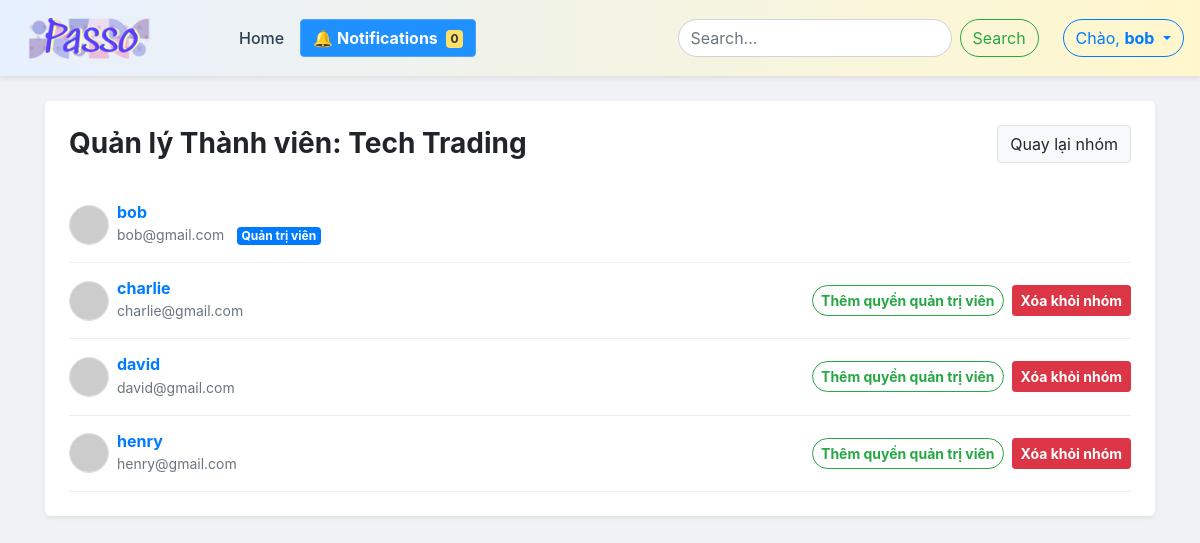
Page /index.php?controller=group&action=manageMembers&id=3 (signed in) on the committed database.
### tables this page shows
CREATE TABLE `groups` (
  `GroupID` int(11) NOT NULL,
  `CategoryID` int(11) DEFAULT NULL,
  `GroupName` varchar(255) NOT NULL,
  `Description` varchar(150) NOT NULL,
  `Privacy` ENUM('public','private') NOT NULL,
  `CreatedAt` DATETIME DEFAULT CURRENT_TIMESTAMP
);

CREATE TABLE `group_member` (
  `UserID` int(11) NOT NULL,
  `GroupID` int(11) NOT NULL,
  `Role` ENUM('admin', 'member') NOT NULL DEFAULT 'member'
);

CREATE TABLE `users` (
  `UserID` int(11) NOT NULL,
  `Username` varchar(100) NOT NULL,
  `Email` varchar(150) NOT NULL
);

### MVC/Controller/GroupController.php (called while the page is built, shortened)
<?php
include_once "MVC/Model/GroupModel.php";
class GroupController {
    private $groupModel;
    public function __construct() {
        $this->groupModel = new GroupModel();
    }
    public function manageMembers() {
        $this->viewMembers();
    }
    public function viewMembers() {
        $groupId = $_GET['id'] ?? 0;
        $userId = $_SESSION['user_id'] ?? 0;
        $group = $this->groupModel->getById($groupId);
        $members = $this->groupModel->getGroupMembers($groupId);
        include_once "MVC/View/Group/members.php";
    }
}
?>

### MVC/Model/AppModel.php (called while the page is built, shortened)
<?php
abstract class AppModel {
    protected $link = null;
    public function taoKetNoi() {
        $this->link = mysqli_connect(DB_HOST, DB_USER, DB_PASSWORD, DB_NAME, DB_PORT);
        mysqli_set_charset($this->link, "utf8");
    }
    protected function query($sql) {
        $result = mysqli_query($this->link, $sql);
        return $result;
    }
}
?>

### MVC/Model/GroupModel.php (called while the page is built, shortened)
<?php
include_once "MVC/Model/AppModel.php";
class GroupModel extends AppModel {
    public function getById($id) {
        $id = (int)$id;
        $sql = "SELECT * FROM groups WHERE GroupID = $id";
        $result = $this->query($sql);
        if ($result && $row = mysqli_fetch_assoc($result)) {
            return $row;
        }
        return null;
    }
    public function getGroupMembers($groupId) {
        $groupId = (int)$groupId;
        $sql = "SELECT gm.*, u.Username, u.Email, u.AvatarFP, u.Bio
                FROM group_member gm
                JOIN users u ON gm.UserID = u.UserID
                WHERE gm.GroupID = $groupId AND gm.Status = 'approved'
                ORDER BY gm.Role ASC, u.Username ASC";
        $result = $this->query($sql);
        $list = [];
        if ($result) { while ($row = mysqli_fetch_assoc($result)) { $list[] = $row; } }
        return $list;
    }
}
?>

### MVC/View/Group/members.php (the view, shortened to what this page needs)
<!DOCTYPE html>
<html>
<head>
    <link rel="stylesheet" href="https://cdn.jsdelivr.net/npm/bootstrap@4.6.2/dist/css/bootstrap.min.css">
    <link rel="stylesheet" type="text/css" href="MVC/View/css/home.css">
</head>
<body>
    <?php include 'MVC/View/navbar.php'; ?>
    <div class="container mt-4">
        <div class="card border-0 shadow-sm rounded-lg p-4">
            <div class="d-flex justify-content-between align-items-center mb-4">
                <h3 class="font-weight-bold m-0">Quản lý Thành viên: <?= htmlspecialchars($group['GroupName']) ?></h3>
                <a href="index.php?controller=group&action=detail&id=<?= $group['GroupID'] ?>" class="btn btn-light border">Quay lại nhóm</a>
            </div>
            <?php foreach ($members as $mem): ?>
                <div class="d-flex justify-content-between align-items-center py-3 member-row">
                    <div class="d-flex align-items-center">
                        <?php $myAvatar = $_SESSION['avatar'] ?? 'https://via.placeholder.com/40'; ?>
                            <img src="<?= htmlspecialchars($myAvatar) ?>" class="rounded-circle mr-2" style="width: 40px; height: 40px; object-fit: cover; border: 1px solid #ddd;">
                        <div>
                            <h6 class="font-weight-bold m-0 text-primary"><?= htmlspecialchars($mem['Username']) ?></h6>
                            <small class="text-muted"><?= htmlspecialchars($mem['Email']) ?></small>
                            <?php if ($mem['Role'] === 'admin'): ?>
                                <span class="badge badge-primary ml-2">Quản trị viên</span>
                            <?php endif; ?>
                        </div>
                    </div>
                    <?php if ($mem['UserID'] != $userId): ?>
                        <form action="index.php?controller=group&action=processMember" method="POST" class="m-0 d-flex">
                            <?php if ($mem['Role'] === 'member'): ?>
                                <button type="submit" name="action_type" value="promote" class="btn btn-sm btn-outline-success mr-2 font-weight-bold">Thêm quyền quản trị viên</button>
                            <?php else: ?>
                                <button type="submit" name="action_type" value="demote" class="btn btn-sm btn-outline-warning mr-2 font-weight-bold" onclick="return confirm('Hủy quyền quản trị viên của người này?');">Hủy quyền quản trị viên</button>
                            <?php endif; ?>
                            <button type="submit" name="action_type" value="kick" class="btn btn-sm btn-danger font-weight-bold" onclick="return confirm('Xóa người này khỏi nhóm?');">Xóa khỏi nhóm</button>
                        </form>
                    <?php endif; ?>
                </div>
            <?php endforeach; ?>
        </div>
    </div>
</body>
</html>

### MVC/View/css/home.css (style rules this page uses)
.btn-outline-success { border-radius: 20px; }

### MVC/View/Group/members.php (style rules this page uses)
body { background-color: #f0f2f5; }
.member-row { border-bottom: 1px solid #eee; }

### rows in the picture
groups: GroupName "Tech Trading"
group_member: UserID.Username "bob", UserID.Email "bob@gmail.com", Role "Quản trị viên"
group_member: UserID.Username "charlie", UserID.Email "charlie@gmail.com", Role "Thêm quyền quản trị viên"
group_member: UserID.Username "david", UserID.Email "david@gmail.com", Role "Thêm quyền quản trị viên"
group_member: UserID.Username "henry", UserID.Email "henry@gmail.com", Role "Thêm quyền quản trị viên"

### other values in the picture
$_SESSION['username'] "bob"
